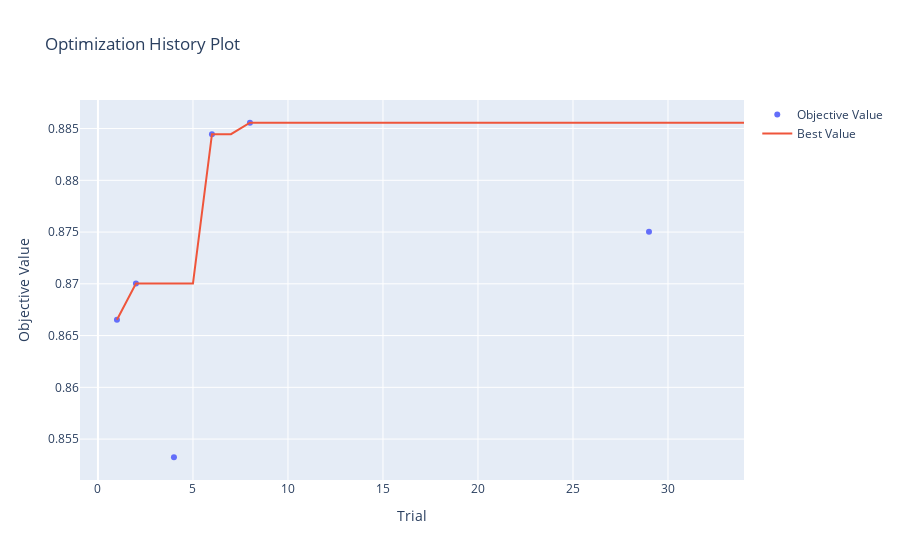

Write notebook code for a chart like this one.
### Code cell
print(len(study.trials))
optuna.visualization.plot_optimization_history(study)

### Figure 1 — Plotly figure (JSON) as saved in the notebook; plotly's stock layout.template omitted (floating-point values rounded to 4 significant figures)
{"data": [{"mode": "markers", "name": "Objective Value", "type": "scatter", "x": [1, 2, 4, 6, 8, 29], "y": [0.8665, 0.87, 0.8532, 0.8845, 0.8856, 0.875]}, {"mode": "lines", "name": "Best Value", "type": "scatter", "x": [0, 1, 2, 3, 4, 5, 6, 7, 8, 9, 10, 11, 12, 13, 14, 15, 16, 17, 18, 19, 20, 21, 22, 23, 24, 25, 26, 27, 28, 29, 30, 31, 32, 33, 34], "y": [null, 0.8665, 0.87, 0.87, 0.87, 0.87, 0.8845, 0.8845, 0.8856, 0.8856, 0.8856, 0.8856, 0.8856, 0.8856, 0.8856, 0.8856, 0.8856, 0.8856, 0.8856, 0.8856, 0.8856, 0.8856, 0.8856, 0.8856, 0.8856, 0.8856, 0.8856, 0.8856, 0.8856, 0.8856, 0.8856, 0.8856, 0.8856, 0.8856, 0.8856]}, {"marker": {"color": "#cccccc"}, "mode": "markers", "name": "Infeasible Trial", "showlegend": false, "type": "scatter", "x": [], "y": []}], "layout": {"title": {"text": "Optimization History Plot"}, "xaxis": {"title": {"text": "Trial"}}, "yaxis": {"title": {"text": "Objective Value"}}}}
